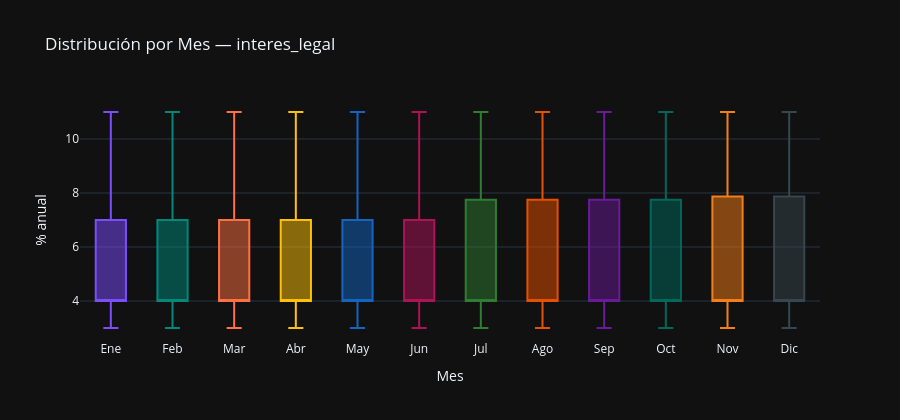

The code cell stored with this chart in its notebook:
### Markdown cell above
### Análisis:

La ausencia de outliers por ambos criterios es coherente con la naturaleza discreta y acotada de la serie. El `interes_legal` toma un número reducido de valores enteros o semienteros entre 3% y 11%, todos ellos observados durante periodos prolongados, lo que genera una distribución sin colas extremas en sentido estadístico: el rango intercuartílico cubre la mayor parte del recorrido de la serie y el z-score no detecta anomalías porque la varianza total ya incorpora la distancia entre los dos regímenes.

Los 10 valores extremos reflejan directamente los dos escalones de mayor duración en los extremos del rango: el mínimo histórico de 3,00% se mantiene de forma ininterrumpida desde enero de 2016, y el máximo de 11,00% estuvo vigente desde enero de 1985. Ambos grupos son extremos temporales de la serie, no anomalías, y su aparición en enero de cada año confirma que los cambios del tipo legal se producen siempre en el primer mes del ejercicio presupuestario, coherente con su fijación mediante Ley de Presupuestos Generales del Estado.

### Code cell
if DATASET_CONFIG['frecuencia_original'] == 'trimestral':
    y_periodo = y.index.quarter.map({1:'T1', 2:'T2', 3:'T3', 4:'T4'})
    titulo_grupo = 'Trimestre'
    orden_periodos = ['T1', 'T2', 'T3', 'T4']
elif DATASET_CONFIG['frecuencia_original'] == 'mensual':
    meses = ['Ene','Feb','Mar','Abr','May','Jun','Jul','Ago','Sep','Oct','Nov','Dic']
    y_periodo = y.index.month.map({i+1: m for i, m in enumerate(meses)})
    titulo_grupo = 'Mes'
    orden_periodos = meses
else:
    meses = ['Ene','Feb','Mar','Abr','May','Jun','Jul','Ago','Sep','Oct','Nov','Dic']
    y_periodo = y.index.month.map({i+1: m for i, m in enumerate(meses)})
    titulo_grupo = 'Mes'
    orden_periodos = meses

colores_bp = ['#7C4DFF', '#00897B', '#FF7043', '#FFC107',
               '#1565C0', '#AD1457', '#2E7D32', '#E65100',
               '#6A1B9A', '#00695C', '#F57F17', '#37474F']

df_box = pd.DataFrame({
    'periodo': y_periodo.values,
    'valor': y.values,
    'fecha': y.index.strftime('%Y-%m-%d'),
})
df_box['periodo'] = pd.Categorical(df_box['periodo'],
                                    categories=[p for p in orden_periodos if p in df_box['periodo'].values],
                                    ordered=True)

fig = px.box(
    df_box, x='periodo', y='valor', color='periodo',
    hover_data=['fecha'],
    title=f'Distribución por {titulo_grupo} — {VAR_PRINCIPAL}',
    labels={'valor': UNIDADES, 'periodo': titulo_grupo, 'fecha': 'Fecha'},
    color_discrete_sequence=colores_bp,
    category_orders={'periodo': orden_periodos},
)
fig.update_layout(showlegend=False, height=420)
fig.show()

### Figure 1 — Plotly figure (JSON) as saved in the notebook; plotly's stock layout.template omitted (floating-point values rounded to 4 significant figures)
{"data": [{"alignmentgroup": "True", "customdata": [["1975-01-01"], ["1976-01-01"], ["1977-01-01"], ["1978-01-01"], ["1979-01-01"], ["1980-01-01"], ["1981-01-01"], ["1982-01-01"], ["1983-01-01"], ["1984-01-01"], ["1985-01-01"], ["1986-01-01"], ["1987-01-01"], ["1988-01-01"], ["1989-01-01"], ["1990-01-01"], ["1991-01-01"], ["1992-01-01"], ["1993-01-01"], ["1994-01-01"], ["1995-01-01"], ["1996-01-01"], ["1997-01-01"], ["1998-01-01"], ["1999-01-01"], ["2000-01-01"], ["2001-01-01"], ["2002-01-01"], ["2003-01-01"], ["2004-01-01"], ["2005-01-01"], ["2006-01-01"], ["2007-01-01"], ["2008-01-01"], ["2009-01-01"], ["2010-01-01"], ["2011-01-01"], ["2012-01-01"], ["2013-01-01"], ["2014-01-01"], ["2015-01-01"], ["2016-01-01"], ["2017-01-01"], ["2018-01-01"], ["2019-01-01"], ["2020-01-01"], ["2021-01-01"], ["2022-01-01"], ["2023-01-01"], ["2024-01-01"], ["2025-01-01"]], "hovertemplate": "Mes=%{x}<br>% anual=%{y}<br>Fecha=%{customdata[0]}<extra></extra>", "legendgroup": "Ene", "marker": {"color": "#7C4DFF"}, "name": "Ene", "notched": false, "offsetgroup": "Ene", "orientation": "v", "showlegend": true, "type": "box", "x": ["Ene", "Ene", "Ene", "Ene", "Ene", "Ene", "Ene", "Ene", "Ene", "Ene", "Ene", "Ene", "Ene", "Ene", "Ene", "Ene", "Ene", "Ene", "Ene", "Ene", "Ene", "Ene", "Ene", "Ene", "Ene", "Ene", "Ene", "Ene", "Ene", "Ene", "Ene", "Ene", "Ene", "Ene", "Ene", "Ene", "Ene", "Ene", "Ene", "Ene", "Ene", "Ene", "Ene", "Ene", "Ene", "Ene", "Ene", "Ene", "Ene", "Ene", "Ene"], "x0": " ", "xaxis": "x", "y": [4.0, 4.0, 4.0, 4.0, 4.0, 4.0, 4.0, 4.0, 4.0, 4.0, 11.0, 10.5, 9.5, 9.0, 9.0, 9.0, 10.0, 10.0, 10.0, 9.0, 9.0, 9.0, 7.5, 5.5, 4.25, 4.25, 5.5, 4.25, 4.25, 3.75, 4.0, 4.0, 5.0, 5.5, 5.5, 4.0, 4.0, 4.0, 4.0, 4.0, 3.5, 3.0, 3.0, 3.0, 3.0, 3.0, 3.0, 3.0, 3.25, 3.25, 3.25], "y0": " ", "yaxis": "y"}, {"alignmentgroup": "True", "customdata": [["1975-02-01"], ["1976-02-01"], ["1977-02-01"], ["1978-02-01"], ["1979-02-01"], ["1980-02-01"], ["1981-02-01"], ["1982-02-01"], ["1983-02-01"], ["1984-02-01"], ["1985-02-01"], ["1986-02-01"], ["1987-02-01"], ["1988-02-01"], ["1989-02-01"], ["1990-02-01"], ["1991-02-01"], ["1992-02-01"], ["1993-02-01"], ["1994-02-01"], ["1995-02-01"], ["1996-02-01"], ["1997-02-01"], ["1998-02-01"], ["1999-02-01"], ["2000-02-01"], ["2001-02-01"], ["2002-02-01"], ["2003-02-01"], ["2004-02-01"], ["2005-02-01"], ["2006-02-01"], ["2007-02-01"], ["2008-02-01"], ["2009-02-01"], ["2010-02-01"], ["2011-02-01"], ["2012-02-01"], ["2013-02-01"], ["2014-02-01"], ["2015-02-01"], ["2016-02-01"], ["2017-02-01"], ["2018-02-01"], ["2019-02-01"], ["2020-02-01"], ["2021-02-01"], ["2022-02-01"], ["2023-02-01"], ["2024-02-01"], ["2025-02-01"]], "hovertemplate": "Mes=%{x}<br>% anual=%{y}<br>Fecha=%{customdata[0]}<extra></extra>", "legendgroup": "Feb", "marker": {"color": "#00897B"}, "name": "Feb", "notched": false, "offsetgroup": "Feb", "orientation": "v", "showlegend": true, "type": "box", "x": ["Feb", "Feb", "Feb", "Feb", "Feb", "Feb", "Feb", "Feb", "Feb", "Feb", "Feb", "Feb", "Feb", "Feb", "Feb", "Feb", "Feb", "Feb", "Feb", "Feb", "Feb", "Feb", "Feb", "Feb", "Feb", "Feb", "Feb", "Feb", "Feb", "Feb", "Feb", "Feb", "Feb", "Feb", "Feb", "Feb", "Feb", "Feb", "Feb", "Feb", "Feb", "Feb", "Feb", "Feb", "Feb", "Feb", "Feb", "Feb", "Feb", "Feb", "Feb"], "x0": " ", "xaxis": "x", "y": [4.0, 4.0, 4.0, 4.0, 4.0, 4.0, 4.0, 4.0, 4.0, 4.0, 11.0, 10.5, 9.5, 9.0, 9.0, 9.0, 10.0, 10.0, 10.0, 9.0, 9.0, 9.0, 7.5, 5.5, 4.25, 4.25, 5.5, 4.25, 4.25, 3.75, 4.0, 4.0, 5.0, 5.5, 5.5, 4.0, 4.0, 4.0, 4.0, 4.0, 3.5, 3.0, 3.0, 3.0, 3.0, 3.0, 3.0, 3.0, 3.25, 3.25, 3.25], "y0": " ", "yaxis": "y"}, {"alignmentgroup": "True", "customdata": [["1975-03-01"], ["1976-03-01"], ["1977-03-01"], ["1978-03-01"], ["1979-03-01"], ["1980-03-01"], ["1981-03-01"], ["1982-03-01"], ["1983-03-01"], ["1984-03-01"], ["1985-03-01"], ["1986-03-01"], ["1987-03-01"], ["1988-03-01"], ["1989-03-01"], ["1990-03-01"], ["1991-03-01"], ["1992-03-01"], ["1993-03-01"], ["1994-03-01"], ["1995-03-01"], ["1996-03-01"], ["1997-03-01"], ["1998-03-01"], ["1999-03-01"], ["2000-03-01"], ["2001-03-01"], ["2002-03-01"], ["2003-03-01"], ["2004-03-01"], ["2005-03-01"], ["2006-03-01"], ["2007-03-01"], ["2008-03-01"], ["2009-03-01"], ["2010-03-01"], ["2011-03-01"], ["2012-03-01"], ["2013-03-01"], ["2014-03-01"], ["2015-03-01"], ["2016-03-01"], ["2017-03-01"], ["2018-03-01"], ["2019-03-01"], ["2020-03-01"], ["2021-03-01"], ["2022-03-01"], ["2023-03-01"], ["2024-03-01"], ["2025-03-01"]], "hovertemplate": "Mes=%{x}<br>% anual=%{y}<br>Fecha=%{customdata[0]}<extra></extra>", "legendgroup": "Mar", "marker": {"color": "#FF7043"}, "name": "Mar", "notched": false, "offsetgroup": "Mar", "orientation": "v", "showlegend": true, "type": "box", "x": ["Mar", "Mar", "Mar", "Mar", "Mar", "Mar", "Mar", "Mar", "Mar", "Mar", "Mar", "Mar", "Mar", "Mar", "Mar", "Mar", "Mar", "Mar", "Mar", "Mar", "Mar", "Mar", "Mar", "Mar", "Mar", "Mar", "Mar", "Mar", "Mar", "Mar", "Mar", "Mar", "Mar", "Mar", "Mar", "Mar", "Mar", "Mar", "Mar", "Mar", "Mar", "Mar", "Mar", "Mar", "Mar", "Mar", "Mar", "Mar", "Mar", "Mar", "Mar"], "x0": " ", "xaxis": "x", "y": [4.0, 4.0, 4.0, 4.0, 4.0, 4.0, 4.0, 4.0, 4.0, 4.0, 11.0, 10.5, 9.5, 9.0, 9.0, 9.0, 10.0, 10.0, 10.0, 9.0, 9.0, 9.0, 7.5, 5.5, 4.25, 4.25, 5.5, 4.25, 4.25, 3.75, 4.0, 4.0, 5.0, 5.5, 5.5, 4.0, 4.0, 4.0, 4.0, 4.0, 3.5, 3.0, 3.0, 3.0, 3.0, 3.0, 3.0, 3.0, 3.25, 3.25, 3.25], "y0": " ", "yaxis": "y"}, {"alignmentgroup": "True", "customdata": [["1975-04-01"], ["1976-04-01"], ["1977-04-01"], ["1978-04-01"], ["1979-04-01"], ["1980-04-01"], ["1981-04-01"], ["1982-04-01"], ["1983-04-01"], ["1984-04-01"], ["1985-04-01"], ["1986-04-01"], ["1987-04-01"], ["1988-04-01"], ["1989-04-01"], ["1990-04-01"], ["1991-04-01"], ["1992-04-01"], ["1993-04-01"], ["1994-04-01"], ["1995-04-01"], ["1996-04-01"], ["1997-04-01"], ["1998-04-01"], ["1999-04-01"], ["2000-04-01"], ["2001-04-01"], ["2002-04-01"], ["2003-04-01"], ["2004-04-01"], ["2005-04-01"], ["2006-04-01"], ["2007-04-01"], ["2008-04-01"], ["2009-04-01"], ["2010-04-01"], ["2011-04-01"], ["2012-04-01"], ["2013-04-01"], ["2014-04-01"], ["2015-04-01"], ["2016-04-01"], ["2017-04-01"], ["2018-04-01"], ["2019-04-01"], ["2020-04-01"], ["2021-04-01"], ["2022-04-01"], ["2023-04-01"], ["2024-04-01"], ["2025-04-01"]], "hovertemplate": "Mes=%{x}<br>% anual=%{y}<br>Fecha=%{customdata[0]}<extra></extra>", "legendgroup": "Abr", "marker": {"color": "#FFC107"}, "name": "Abr", "notched": false, "offsetgroup": "Abr", "orientation": "v", "showlegend": true, "type": "box", "x": ["Abr", "Abr", "Abr", "Abr", "Abr", "Abr", "Abr", "Abr", "Abr", "Abr", "Abr", "Abr", "Abr", "Abr", "Abr", "Abr", "Abr", "Abr", "Abr", "Abr", "Abr", "Abr", "Abr", "Abr", "Abr", "Abr", "Abr", "Abr", "Abr", "Abr", "Abr", "Abr", "Abr", "Abr", "Abr", "Abr", "Abr", "Abr", "Abr", "Abr", "Abr", "Abr", "Abr", "Abr", "Abr", "Abr", "Abr", "Abr", "Abr", "Abr", "Abr"], "x0": " ", "xaxis": "x", "y": [4.0, 4.0, 4.0, 4.0, 4.0, 4.0, 4.0, 4.0, 4.0, 4.0, 11.0, 10.5, 9.5, 9.0, 9.0, 9.0, 10.0, 10.0, 10.0, 9.0, 9.0, 9.0, 7.5, 5.5, 4.25, 4.25, 5.5, 4.25, 4.25, 3.75, 4.0, 4.0, 5.0, 5.5, 4.0, 4.0, 4.0, 4.0, 4.0, 4.0, 3.5, 3.0, 3.0, 3.0, 3.0, 3.0, 3.0, 3.0, 3.25, 3.25, 3.25], "y0": " ", "yaxis": "y"}, {"alignmentgroup": "True", "customdata": [["1975-05-01"], ["1976-05-01"], ["1977-05-01"], ["1978-05-01"], ["1979-05-01"], ["1980-05-01"], ["1981-05-01"], ["1982-05-01"], ["1983-05-01"], ["1984-05-01"], ["1985-05-01"], ["1986-05-01"], ["1987-05-01"], ["1988-05-01"], ["1989-05-01"], ["1990-05-01"], ["1991-05-01"], ["1992-05-01"], ["1993-05-01"], ["1994-05-01"], ["1995-05-01"], ["1996-05-01"], ["1997-05-01"], ["1998-05-01"], ["1999-05-01"], ["2000-05-01"], ["2001-05-01"], ["2002-05-01"], ["2003-05-01"], ["2004-05-01"], ["2005-05-01"], ["2006-05-01"], ["2007-05-01"], ["2008-05-01"], ["2009-05-01"], ["2010-05-01"], ["2011-05-01"], ["2012-05-01"], ["2013-05-01"], ["2014-05-01"], ["2015-05-01"], ["2016-05-01"], ["2017-05-01"], ["2018-05-01"], ["2019-05-01"], ["2020-05-01"], ["2021-05-01"], ["2022-05-01"], ["2023-05-01"], ["2024-05-01"], ["2025-05-01"]], "hovertemplate": "Mes=%{x}<br>% anual=%{y}<br>Fecha=%{customdata[0]}<extra></extra>", "legendgroup": "May", "marker": {"color": "#1565C0"}, "name": "May", "notched": false, "offsetgroup": "May", "orientation": "v", "showlegend": true, "type": "box", "x": ["May", "May", "May", "May", "May", "May", "May", "May", "May", "May", "May", "May", "May", "May", "May", "May", "May", "May", "May", "May", "May", "May", "May", "May", "May", "May", "May", "May", "May", "May", "May", "May", "May", "May", "May", "May", "May", "May", "May", "May", "May", "May", "May", "May", "May", "May", "May", "May", "May", "May", "May"], "x0": " ", "xaxis": "x", "y": [4.0, 4.0, 4.0, 4.0, 4.0, 4.0, 4.0, 4.0, 4.0, 4.0, 11.0, 10.5, 9.5, 9.0, 9.0, 9.0, 10.0, 10.0, 10.0, 9.0, 9.0, 9.0, 7.5, 5.5, 4.25, 4.25, 5.5, 4.25, 4.25, 3.75, 4.0, 4.0, 5.0, 5.5, 4.0, 4.0, 4.0, 4.0, 4.0, 4.0, 3.5, 3.0, 3.0, 3.0, 3.0, 3.0, 3.0, 3.0, 3.25, 3.25, 3.25], "y0": " ", "yaxis": "y"}, {"alignmentgroup": "True", "customdata": [["1975-06-01"], ["1976-06-01"], ["1977-06-01"], ["1978-06-01"], ["1979-06-01"], ["1980-06-01"], ["1981-06-01"], ["1982-06-01"], ["1983-06-01"], ["1984-06-01"], ["1985-06-01"], ["1986-06-01"], ["1987-06-01"], ["1988-06-01"], ["1989-06-01"], ["1990-06-01"], ["1991-06-01"], ["1992-06-01"], ["1993-06-01"], ["1994-06-01"], ["1995-06-01"], ["1996-06-01"], ["1997-06-01"], ["1998-06-01"], ["1999-06-01"], ["2000-06-01"], ["2001-06-01"], ["2002-06-01"], ["2003-06-01"], ["2004-06-01"], ["2005-06-01"], ["2006-06-01"], ["2007-06-01"], ["2008-06-01"], ["2009-06-01"], ["2010-06-01"], ["2011-06-01"], ["2012-06-01"], ["2013-06-01"], ["2014-06-01"], ["2015-06-01"], ["2016-06-01"], ["2017-06-01"], ["2018-06-01"], ["2019-06-01"], ["2020-06-01"], ["2021-06-01"], ["2022-06-01"], ["2023-06-01"], ["2024-06-01"], ["2025-06-01"]], "hovertemplate": "Mes=%{x}<br>% anual=%{y}<br>Fecha=%{customdata[0]}<extra></extra>", "legendgroup": "Jun", "marker": {"color": "#AD1457"}, "name": "Jun", "notched": false, "offsetgroup": "Jun", "orientation": "v", "showlegend": true, "type": "box", "x": ["Jun", "Jun", "Jun", "Jun", "Jun", "Jun", "Jun", "Jun", "Jun", "Jun", "Jun", "Jun", "Jun", "Jun", "Jun", "Jun", "Jun", "Jun", "Jun", "Jun", "Jun", "Jun", "Jun", "Jun", "Jun", "Jun", "Jun", "Jun", "Jun", "Jun", "Jun", "Jun", "Jun", "Jun", "Jun", "Jun", "Jun", "Jun", "Jun", "Jun", "Jun", "Jun", "Jun", "Jun", "Jun", "Jun", "Jun", "Jun", "Jun", "Jun", "Jun"], "x0": " ", "xaxis": "x", "y": [4.0, 4.0, 4.0, 4.0, 4.0, 4.0, 4.0, 4.0, 4.0, 4.0, 11.0, 10.5, 9.5, 9.0, 9.0, 10.0, 10.0, 10.0, 10.0, 9.0, 9.0, 9.0, 7.5, 5.5, 4.25, 4.25, 5.5, 4.25, 4.25, 3.75, 4.0, 4.0, 5.0, 5.5, 4.0, 4.0, 4.0, 4.0, 4.0, 4.0, 3.5, 3.0, 3.0, 3.0, 3.0, 3.0, 3.0, 3.0, 3.25, 3.25, 3.25], "y0": " ", "yaxis": "y"}, {"alignmentgroup": "True", "customdata": [["1974-07-01"], ["1975-07-01"], ["1976-07-01"], ["1977-07-01"], ["1978-07-01"], ["1979-07-01"], ["1980-07-01"], ["1981-07-01"], ["1982-07-01"], ["1983-07-01"], ["1984-07-01"], ["1985-07-01"], ["1986-07-01"], ["1987-07-01"], ["1988-07-01"], ["1989-07-01"], ["1990-07-01"], ["1991-07-01"], ["1992-07-01"], ["1993-07-01"], ["1994-07-01"], ["1995-07-01"], ["1996-07-01"], ["1997-07-01"], ["1998-07-01"], ["1999-07-01"], ["2000-07-01"], ["2001-07-01"], ["2002-07-01"], ["2003-07-01"], ["2004-07-01"], ["2005-07-01"], ["2006-07-01"], ["2007-07-01"], ["2008-07-01"], ["2009-07-01"], ["2010-07-01"], ["2011-07-01"], ["2012-07-01"], ["2013-07-01"], ["2014-07-01"], ["2015-07-01"], ["2016-07-01"], ["2017-07-01"], ["2018-07-01"], ["2019-07-01"], ["2020-07-01"], ["2021-07-01"], ["2022-07-01"], ["2023-07-01"], ["2024-07-01"], ["2025-07-01"]], "hovertemplate": "Mes=%{x}<br>% anual=%{y}<br>Fecha=%{customdata[0]}<extra></extra>", "legendgroup": "Jul", "marker": {"color": "#2E7D32"}, "name": "Jul", "notched": false, "offsetgroup": "Jul", "orientation": "v", "showlegend": true, "type": "box", "x": ["Jul", "Jul", "Jul", "Jul", "Jul", "Jul", "Jul", "Jul", "Jul", "Jul", "Jul", "Jul", "Jul", "Jul", "Jul", "Jul", "Jul", "Jul", "Jul", "Jul", "Jul", "Jul", "Jul", "Jul", "Jul", "Jul", "Jul", "Jul", "Jul", "Jul", "Jul", "Jul", "Jul", "Jul", "Jul", "Jul", "Jul", "Jul", "Jul", "Jul", "Jul", "Jul", "Jul", "Jul", "Jul", "Jul", "Jul", "Jul", "Jul", "Jul", "Jul", "Jul"], "x0": " ", "xaxis": "x", "y": [4.0, 4.0, 4.0, 4.0, 4.0, 4.0, 4.0, 4.0, 4.0, 4.0, 8.0, 11.0, 10.5, 9.5, 9.0, 9.0, 10.0, 10.0, 10.0, 10.0, 9.0, 9.0, 9.0, 7.5, 5.5, 4.25, 4.25, 5.5, 4.25, 4.25, 3.75, 4.0, 4.0, 5.0, 5.5, 4.0, 4.0, 4.0, 4.0, 4.0, 4.0, 3.5, 3.0, 3.0, 3.0, 3.0, 3.0, 3.0, 3.0, 3.25, 3.25, 3.25], "y0": " ", "yaxis": "y"}, {"alignmentgroup": "True", "customdata": [["1974-08-01"], ["1975-08-01"], ["1976-08-01"], ["1977-08-01"], ["1978-08-01"], ["1979-08-01"], ["1980-08-01"], ["1981-08-01"], ["1982-08-01"], ["1983-08-01"], ["1984-08-01"], ["1985-08-01"], ["1986-08-01"], ["1987-08-01"], ["1988-08-01"], ["1989-08-01"], ["1990-08-01"], ["1991-08-01"], ["1992-08-01"], ["1993-08-01"], ["1994-08-01"], ["1995-08-01"], ["1996-08-01"], ["1997-08-01"], ["1998-08-01"], ["1999-08-01"], ["2000-08-01"], ["2001-08-01"], ["2002-08-01"], ["2003-08-01"], ["2004-08-01"], ["2005-08-01"], ["2006-08-01"], ["2007-08-01"], ["2008-08-01"], ["2009-08-01"], ["2010-08-01"], ["2011-08-01"], ["2012-08-01"], ["2013-08-01"], ["2014-08-01"], ["2015-08-01"], ["2016-08-01"], ["2017-08-01"], ["2018-08-01"], ["2019-08-01"], ["2020-08-01"], ["2021-08-01"], ["2022-08-01"], ["2023-08-01"], ["2024-08-01"], ["2025-08-01"]], "hovertemplate": "Mes=%{x}<br>% anual=%{y}<br>Fecha=%{customdata[0]}<extra></extra>", "legendgroup": "Ago", "marker": {"color": "#E65100"}, "name": "Ago", "notched": false, "offsetgroup": "Ago", "orientation": "v", "showlegend": true, "type": "box", "x": ["Ago", "Ago", "Ago", "Ago", "Ago", "Ago", "Ago", "Ago", "Ago", "Ago", "Ago", "Ago", "Ago", "Ago", "Ago", "Ago", "Ago", "Ago", "Ago", "Ago", "Ago", "Ago", "Ago", "Ago", "Ago", "Ago", "Ago", "Ago", "Ago", "Ago", "Ago", "Ago", "Ago", "Ago", "Ago", "Ago", "Ago", "Ago", "Ago", "Ago", "Ago", "Ago", "Ago", "Ago", "Ago", "Ago", "Ago", "Ago", "Ago", "Ago", "Ago", "Ago"], "x0": " ", "xaxis": "x", "y": [4.0, 4.0, 4.0, 4.0, 4.0, 4.0, 4.0, 4.0, 4.0, 4.0, 8.0, 11.0, 10.5, 9.5, 9.0, 9.0, 10.0, 10.0, 10.0, 10.0, 9.0, 9.0, 9.0, 7.5, 5.5, 4.25, 4.25, 5.5, 4.25, 4.25, 3.75, 4.0, 4.0, 5.0, 5.5, 4.0, 4.0, 4.0, 4.0, 4.0, 4.0, 3.5, 3.0, 3.0, 3.0, 3.0, 3.0, 3.0, 3.0, 3.25, 3.25, 3.25], "y0": " ", "yaxis": "y"}, {"alignmentgroup": "True", "customdata": [["1974-09-01"], ["1975-09-01"], ["1976-09-01"], ["1977-09-01"], ["1978-09-01"], ["1979-09-01"], ["1980-09-01"], ["1981-09-01"], ["1982-09-01"], ["1983-09-01"], ["1984-09-01"], ["1985-09-01"], ["1986-09-01"], ["1987-09-01"], ["1988-09-01"], ["1989-09-01"], ["1990-09-01"], ["1991-09-01"], ["1992-09-01"], ["1993-09-01"], ["1994-09-01"], ["1995-09-01"], ["1996-09-01"], ["1997-09-01"], ["1998-09-01"], ["1999-09-01"], ["2000-09-01"], ["2001-09-01"], ["2002-09-01"], ["2003-09-01"], ["2004-09-01"], ["2005-09-01"], ["2006-09-01"], ["2007-09-01"], ["2008-09-01"], ["2009-09-01"], ["2010-09-01"], ["2011-09-01"], ["2012-09-01"], ["2013-09-01"], ["2014-09-01"], ["2015-09-01"], ["2016-09-01"], ["2017-09-01"], ["2018-09-01"], ["2019-09-01"], ["2020-09-01"], ["2021-09-01"], ["2022-09-01"], ["2023-09-01"], ["2024-09-01"], ["2025-09-01"]], "hovertemplate": "Mes=%{x}<br>% anual=%{y}<br>Fecha=%{customdata[0]}<extra></extra>", "legendgroup": "Sep", "marker": {"color": "#6A1B9A"}, "name": "Sep", "notched": false, "offsetgroup": "Sep", "orientation": "v", "showlegend": true, "type": "box", "x": ["Sep", "Sep", "Sep", "Sep", "Sep", "Sep", "Sep", "Sep", "Sep", "Sep", "Sep", "Sep", "Sep", "Sep", "Sep", "Sep", "Sep", "Sep", "Sep", "Sep", "Sep", "Sep", "Sep", "Sep", "Sep", "Sep", "Sep", "Sep", "Sep", "Sep", "Sep", "Sep", "Sep", "Sep", "Sep", "Sep", "Sep", "Sep", "Sep", "Sep", "Sep", "Sep", "Sep", "Sep", "Sep", "Sep", "Sep", "Sep", "Sep", "Sep", "Sep", "Sep"], "x0": " ", "xaxis": "x", "y": [4.0, 4.0, 4.0, 4.0, 4.0, 4.0, 4.0, 4.0, 4.0, 4.0, 8.0, 11.0, 10.5, 9.5, 9.0, 9.0, 10.0, 10.0, 10.0, 10.0, 9.0, 9.0, 9.0, 7.5, 5.5, 4.25, 4.25, 5.5, 4.25, 4.25, 3.75, 4.0, 4.0, 5.0, 5.5, 4.0, 4.0, 4.0, 4.0, 4.0, 4.0, 3.5, 3.0, 3.0, 3.0, 3.0, 3.0, 3.0, 3.0, 3.25, 3.25, 3.25], "y0": " ", "yaxis": "y"}, {"alignmentgroup": "True", "customdata": [["1974-10-01"], ["1975-10-01"], ["1976-10-01"], ["1977-10-01"], ["1978-10-01"], ["1979-10-01"], ["1980-10-01"], ["1981-10-01"], ["1982-10-01"], ["1983-10-01"], ["1984-10-01"], ["1985-10-01"], ["1986-10-01"], ["1987-10-01"], ["1988-10-01"], ["1989-10-01"], ["1990-10-01"], ["1991-10-01"], ["1992-10-01"], ["1993-10-01"], ["1994-10-01"], ["1995-10-01"], ["1996-10-01"], ["1997-10-01"], ["1998-10-01"], ["1999-10-01"], ["2000-10-01"], ["2001-10-01"], ["2002-10-01"], ["2003-10-01"], ["2004-10-01"], ["2005-10-01"], ["2006-10-01"], ["2007-10-01"], ["2008-10-01"], ["2009-10-01"], ["2010-10-01"], ["2011-10-01"], ["2012-10-01"], ["2013-10-01"], ["2014-10-01"], ["2015-10-01"], ["2016-10-01"], ["2017-10-01"], ["2018-10-01"], ["2019-10-01"], ["2020-10-01"], ["2021-10-01"], ["2022-10-01"], ["2023-10-01"], ["2024-10-01"], ["2025-10-01"]], "hovertemplate": "Mes=%{x}<br>% anual=%{y}<br>Fecha=%{customdata[0]}<extra></extra>", "legendgroup": "Oct", "marker": {"color": "#00695C"}, "name": "Oct", "notched": false, "offsetgroup": "Oct", "orientation": "v", "showlegend": true, "type": "box", "x": ["Oct", "Oct", "Oct", "Oct", "Oct", "Oct", "Oct", "Oct", "Oct", "Oct", "Oct", "Oct", "Oct", "Oct", "Oct", "Oct", "Oct", "Oct", "Oct", "Oct", "Oct", "Oct", "Oct", "Oct", "Oct", "Oct", "Oct", "Oct", "Oct", "Oct", "Oct", "Oct", "Oct", "Oct", "Oct", "Oct", "Oct", "Oct", "Oct", "Oct", "Oct", "Oct", "Oct", "Oct", "Oct", "Oct", "Oct", "Oct", "Oct", "Oct", "Oct", "Oct"], "x0": " ", "xaxis": "x", "y": [4.0, 4.0, 4.0, 4.0, 4.0, 4.0, 4.0, 4.0, 4.0, 4.0, 8.0, 11.0, 10.5, 9.5, 9.0, 9.0, 10.0, 10.0, 10.0, 10.0, 9.0, 9.0, 9.0, 7.5, 5.5, 4.25, 4.25, 5.5, 4.25, 4.25, 3.75, 4.0, 4.0, 5.0, 5.5, 4.0, 4.0, 4.0, 4.0, 4.0, 4.0, 3.5, 3.0, 3.0, 3.0, 3.0, 3.0, 3.0, 3.0, 3.25, 3.25, 3.25], "y0": " ", "yaxis": "y"}, {"alignmentgroup": "True", "customdata": [["1974-11-01"], ["1975-11-01"], ["1976-11-01"], ["1977-11-01"], ["1978-11-01"], ["1979-11-01"], ["1980-11-01"], ["1981-11-01"], ["1982-11-01"], ["1983-11-01"], ["1984-11-01"], ["1985-11-01"], ["1986-11-01"], ["1987-11-01"], ["1988-11-01"], ["1989-11-01"], ["1990-11-01"], ["1991-11-01"], ["1992-11-01"], ["1993-11-01"], ["1994-11-01"], ["1995-11-01"], ["1996-11-01"], ["1997-11-01"], ["1998-11-01"], ["1999-11-01"], ["2000-11-01"], ["2001-11-01"], ["2002-11-01"], ["2003-11-01"], ["2004-11-01"], ["2005-11-01"], ["2006-11-01"], ["2007-11-01"], ["2008-11-01"], ["2009-11-01"], ["2010-11-01"], ["2011-11-01"], ["2012-11-01"], ["2013-11-01"], ["2014-11-01"], ["2015-11-01"], ["2016-11-01"], ["2017-11-01"], ["2018-11-01"], ["2019-11-01"], ["2020-11-01"], ["2021-11-01"], ["2022-11-01"], ["2023-11-01"], ["2024-11-01"]], "hovertemplate": "Mes=%{x}<br>% anual=%{y}<br>Fecha=%{customdata[0]}<extra></extra>", "legendgroup": "Nov", "marker": {"color": "#F57F17"}, "name": "Nov", "notched": false, "offsetgroup": "Nov", "orientation": "v", "showlegend": true, "type": "box", "x": ["Nov", "Nov", "Nov", "Nov", "Nov", "Nov", "Nov", "Nov", "Nov", "Nov", "Nov", "Nov", "Nov", "Nov", "Nov", "Nov", "Nov", "Nov", "Nov", "Nov", "Nov", "Nov", "Nov", "Nov", "Nov", "Nov", "Nov", "Nov", "Nov", "Nov", "Nov", "Nov", "Nov", "Nov", "Nov", "Nov", "Nov", "Nov", "Nov", "Nov", "Nov", "Nov", "Nov", "Nov", "Nov", "Nov", "Nov", "Nov", "Nov", "Nov", "Nov"], "x0": " ", "xaxis": "x", "y": [4.0, 4.0, 4.0, 4.0, 4.0, 4.0, 4.0, 4.0, 4.0, 4.0, 8.0, 11.0, 10.5, 9.5, 9.0, 9.0, 10.0, 10.0, 10.0, 10.0, 9.0, 9.0, 9.0, 7.5, 5.5, 4.25, 4.25, 5.5, 4.25, 4.25, 3.75, 4.0, 4.0, 5.0, 5.5, 4.0, 4.0, 4.0, 4.0, 4.0, 4.0, 3.5, 3.0, 3.0, 3.0, 3.0, 3.0, 3.0, 3.0, 3.25, 3.25], "y0": " ", "yaxis": "y"}, {"alignmentgroup": "True", "customdata": [["1974-12-01"], ["1975-12-01"], ["1976-12-01"], ["1977-12-01"], ["1978-12-01"], ["1979-12-01"], ["1980-12-01"], ["1981-12-01"], ["1982-12-01"], ["1983-12-01"], ["1984-12-01"], ["1985-12-01"], ["1986-12-01"], ["1987-12-01"], ["1988-12-01"], ["1989-12-01"], ["1990-12-01"], ["1991-12-01"], ["1992-12-01"], ["1993-12-01"], ["1994-12-01"], ["1995-12-01"], ["1996-12-01"], ["1997-12-01"], ["1998-12-01"], ["1999-12-01"], ["2000-12-01"], ["2001-12-01"], ["2002-12-01"], ["2003-12-01"], ["2004-12-01"], ["2005-12-01"], ["2006-12-01"], ["2007-12-01"], ["2008-12-01"], ["2009-12-01"], ["2010-12-01"], ["2011-12-01"], ["2012-12-01"], ["2013-12-01"], ["2014-12-01"], ["2015-12-01"], ["2016-12-01"], ["2017-12-01"], ["2018-12-01"], ["2019-12-01"], ["2020-12-01"], ["2021-12-01"], ["2022-12-01"], ["2023-12-01"], ["2024-12-01"]], "hovertemplate": "Mes=%{x}<br>% anual=%{y}<br>Fecha=%{customdata[0]}<extra></extra>", "legendgroup": "Dic", "marker": {"color": "#37474F"}, "name": "Dic", "notched": false, "offsetgroup": "Dic", "orientation": "v", "showlegend": true, "type": "box", "x": ["Dic", "Dic", "Dic", "Dic", "Dic", "Dic", "Dic", "Dic", "Dic", "Dic", "Dic", "Dic", "Dic", "Dic", "Dic", "Dic", "Dic", "Dic", "Dic", "Dic", "Dic", "Dic", "Dic", "Dic", "Dic", "Dic", "Dic", "Dic", "Dic", "Dic", "Dic", "Dic", "Dic", "Dic", "Dic", "Dic", "Dic", "Dic", "Dic", "Dic", "Dic", "Dic", "Dic", "Dic", "Dic", "Dic", "Dic", "Dic", "Dic", "Dic", "Dic"], "x0": " ", "xaxis": "x", "y": [4.0, 4.0, 4.0, 4.0, 4.0, 4.0, 4.0, 4.0, 4.0, 4.0, 8.0, 11.0, 10.5, 9.5, 9.0, 9.0, 10.0, 10.0, 10.0, 10.0, 9.0, 9.0, 9.0, 7.5, 5.5, 4.25, 4.25, 5.5, 4.25, 4.25, 3.75, 4.0, 4.0, 5.0, 5.5, 4.0, 4.0, 4.0, 4.0, 4.0, 4.0, 3.5, 3.0, 3.0, 3.0, 3.0, 3.0, 3.0, 3.0, 3.25, 3.25], "y0": " ", "yaxis": "y"}], "layout": {"boxmode": "overlay", "height": 420, "legend": {"title": {"text": "Mes"}, "tracegroupgap": 0}, "showlegend": false, "title": {"text": "Distribución por Mes — interes_legal"}, "xaxis": {"anchor": "y", "categoryarray": ["Ene", "Feb", "Mar", "Abr", "May", "Jun", "Jul", "Ago", "Sep", "Oct", "Nov", "Dic"], "categoryorder": "array", "domain": [0.0, 1.0], "title": {"text": "Mes"}}, "yaxis": {"anchor": "x", "domain": [0.0, 1.0], "title": {"text": "% anual"}}}}
